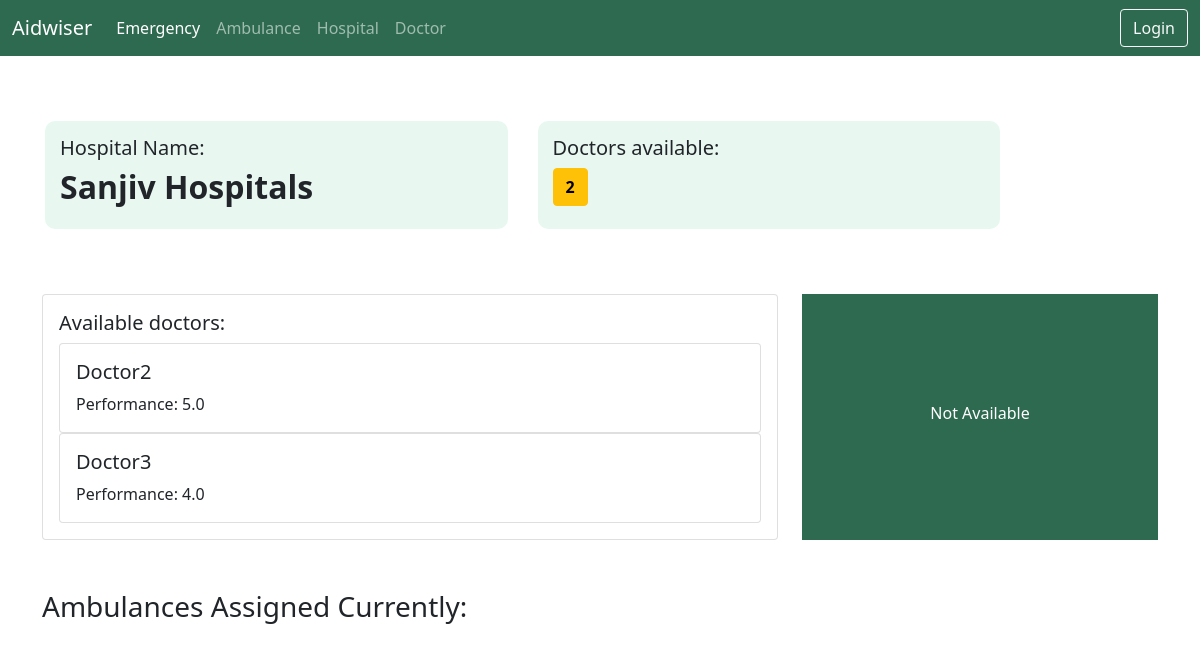
/hospital/2/, run on the app's committed database.
### aid/models.py (models this page shows, shortened)
class Hospital(models.Model):
    STATUS = (
        ('Available', 'Available'),
        ('Not Available', 'Not Available'),
    )
    name = models.CharField(max_length=100, null=True)
    emergency = models.BooleanField(default=False, null=True, blank=False)
    latitude = models.FloatField(default=0, null=True, blank=True)
    longitude = models.FloatField(default=0, null=True, blank=True)
    doc = models.BooleanField(default=False, null=True, blank=False)
    status = models.CharField(max_length=200, null=True, choices=STATUS)

class Doctor(models.Model):
    STATUS = (
        ('Available', 'Available'),
        ('Busy', 'Busy'),
        ('Contact', 'Contact')
    )
    name = models.CharField(max_length=100, null=True)
    hospital = models.ForeignKey(
        Hospital, on_delete=models.CASCADE, blank=True, null=True)
    assgn = models.OneToOneField(
        Aid, on_delete=models.CASCADE, blank=True, null=True)
    spl = models.CharField(max_length=100, null=True)
    status = models.CharField(max_length=200, null=True, choices=STATUS)
    performance = models.FloatField(default=0, null=True, blank=True)

### aid/views.py (the view)
# urls.py: path('hospital/<str:pk>/', views.spec_hospital, name="spec_hospital"),
def spec_hospital(request, pk):
    hospital = Hospital.objects.get(id=pk)
    all_docs = Doctor.objects.filter(hospital=hospital)
    doc_no = all_docs.count()
    ambulances = Ambulance.objects.filter(hospital=hospital)
    context = {'hospital': hospital,
               'all_docs': all_docs,
               'ambulances': ambulances,
               'doc_no': doc_no}
    return render(request, 'aid/spechospital.html', context)

### aid/templates/aid/specHospital.html (shortened to what this page needs)
{% extends 'aid/main.html' %}
{% load static %}
{% block content %}
<div style="margin-top:50px; padding:15px;" class="row">
    <div style=" margin-right:30px;background-color: #e8f8f1;
    border-radius: 10px;
    padding: 15px;" class="col-lg-5">
        <h5>Hospital Name:</h5>
        <h2><strong>{{hospital.name}}</strong></h2>
    </div>
    <div style="background-color: #e8f8f1;
    border-radius: 10px;
    padding: 15px;" class="col-lg-5">
        <h5>Doctors available:</h5>
        <button type="button" class="btn btn-warning"><strong>{{doc_no}}</strong></button>
    </div>
</div>
<div style="margin-top:50px;">
    <div class="row">
        <div class="col-lg-8">
            <div style:"  box-shadow: hsl(0, 0%, 80%) 0 0 16px;
            background-color: #c9f3e0;
            border-radius: 10px;
            padding: 15px;"
            class="box-element">
            <div class="card" style="width:100%;">
                <div class="card-body">
                  <h5 class="card-title">Available doctors:</h5>
                  {% for doctor in all_docs %}
                  <div class="card">
                      <div class="card-body">
                        <h5 class="card-title">{{doctor.name}}</h5>
                        <p class="card-text" id="location">Performance: {{doctor.performance}}</p>
                      </div>
                  </div>
                  {% endfor %}
                </div>
              </div>
            </div>
        </div>
        <div class="col-lg-4">
            <div class="box-element activestatus">
                <h6>{{hospital.status}}</h6>
            </div>
        </div>
    </div></div>
    <div style="margin-top:50px">
        <div class="row">
            <h3><stong>Ambulances Assigned Currently:</stong></h3>
        </div>
    </div>
{% endblock content %}

### static/css/main.css (style rules this page uses)
.activestatus { background-color: #2d6a4f; width: 100%; height: 100%; color: white; display: flex; align-items: center; justify-content: center; }

### data on the page
Hospital: name "Sanjiv Hospitals", status "Not Available"
Doctor: name "Doctor2", performance "5.0"
Doctor: name "Doctor3", performance "4.0"

### other printed values
{{ doc_no }} "2"
